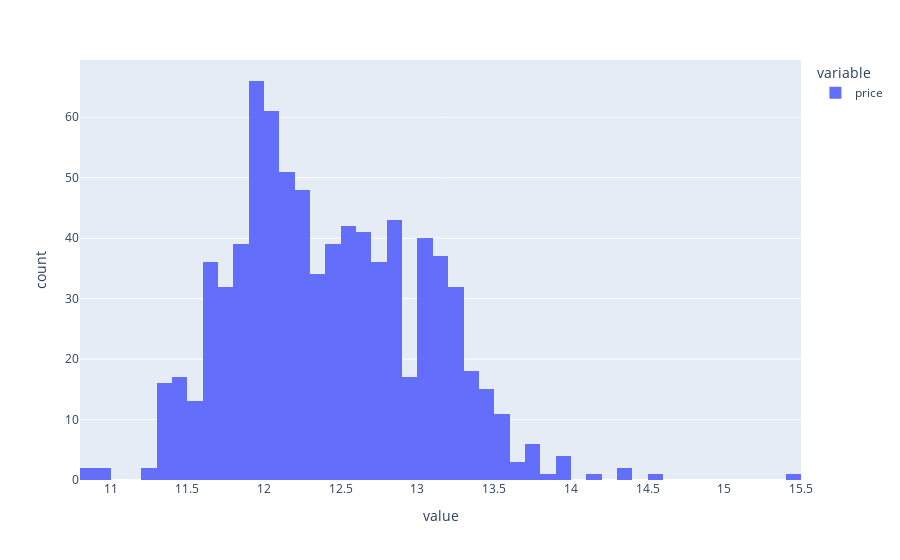

This figure's notebook cell:
### Code cell
px.histogram(y)

### Figure 1 — Plotly figure (JSON) as saved in the notebook; plotly's stock layout.template omitted (floating-point values rounded to 4 significant figures; data arrays with more than 128 entries replaced by an {"elided": "..."} marker saying what was removed)
{"data": [{"alignmentgroup": "True", "bingroup": "x", "hovertemplate": "variable=price<br>value=%{x}<br>count=%{y}<extra></extra>", "legendgroup": "price", "marker": {"color": "#636efa", "pattern": {"shape": ""}}, "name": "price", "offsetgroup": "price", "orientation": "v", "showlegend": true, "type": "histogram", "x": {"elided": "809 float values"}, "xaxis": "x", "yaxis": "y"}], "layout": {"barmode": "relative", "legend": {"title": {"text": "variable"}, "tracegroupgap": 0}, "margin": {"t": 60}, "xaxis": {"anchor": "y", "domain": [0, 1], "title": {"text": "value"}}, "yaxis": {"anchor": "x", "domain": [0, 1], "title": {"text": "count"}}}}
